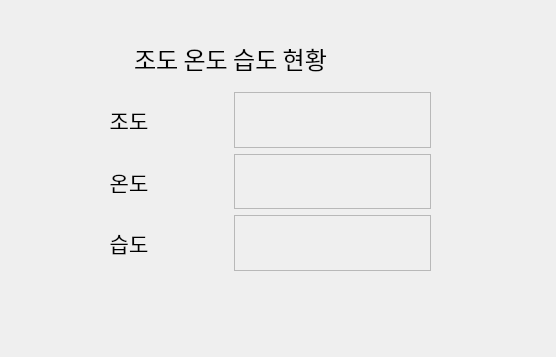
<?xml version="1.0" encoding="UTF-8"?>
<ui version="4.0">
 <class>Tab4SensorDisplay</class>
 <widget class="QWidget" name="Tab4SensorDisplay">
  <property name="geometry">
   <rect>
    <x>0</x>
    <y>0</y>
    <width>556</width>
    <height>357</height>
   </rect>
  </property>
  <property name="windowTitle">
   <string>Form</string>
  </property>
  <widget class="QWidget" name="verticalLayoutWidget">
   <property name="geometry">
    <rect>
     <x>30</x>
     <y>30</y>
     <width>401</width>
     <height>241</height>
    </rect>
   </property>
   <layout class="QVBoxLayout" name="verticalLayout">
    <item>
     <layout class="QVBoxLayout" name="verticalLayout_2">
      <item>
       <widget class="QLabel" name="label">
        <property name="font">
         <font>
          <family>Arial Rounded MT Bold</family>
          <pointsize>18</pointsize>
         </font>
        </property>
        <property name="text">
         <string>조도 온도 습도 현황</string>
        </property>
        <property name="alignment">
         <set>Qt::AlignCenter</set>
        </property>
       </widget>
      </item>
     </layout>
    </item>
    <item>
     <layout class="QHBoxLayout" name="horizontalLayout_3">
      <item>
       <widget class="QLabel" name="pPhoto">
        <property name="font">
         <font>
          <family>Arial Rounded MT Bold</family>
          <pointsize>16</pointsize>
         </font>
        </property>
        <property name="text">
         <string>조도</string>
        </property>
        <property name="alignment">
         <set>Qt::AlignCenter</set>
        </property>
       </widget>
      </item>
      <item>
       <widget class="QLabel" name="pPhotoValue">
        <property name="font">
         <font>
          <family>Arial Rounded MT Bold</family>
          <pointsize>16</pointsize>
         </font>
        </property>
        <property name="frameShape">
         <enum>QFrame::StyledPanel</enum>
        </property>
        <property name="text">
         <string/>
        </property>
        <property name="alignment">
         <set>Qt::AlignCenter</set>
        </property>
       </widget>
      </item>
     </layout>
    </item>
    <item>
     <layout class="QHBoxLayout" name="horizontalLayout">
      <item>
       <widget class="QLabel" name="pTemp">
        <property name="font">
         <font>
          <family>Arial Rounded MT Bold</family>
          <pointsize>16</pointsize>
         </font>
        </property>
        <property name="text">
         <string>온도</string>
        </property>
        <property name="alignment">
         <set>Qt::AlignCenter</set>
        </property>
       </widget>
      </item>
      <item>
       <widget class="QLabel" name="pTempValue">
        <property name="font">
         <font>
          <family>Arial Rounded MT Bold</family>
          <pointsize>16</pointsize>
         </font>
        </property>
        <property name="frameShape">
         <enum>QFrame::StyledPanel</enum>
        </property>
        <property name="text">
         <string/>
        </property>
        <property name="alignment">
         <set>Qt::AlignCenter</set>
        </property>
       </widget>
      </item>
     </layout>
    </item>
    <item>
     <layout class="QHBoxLayout" name="horizontalLayout_2">
      <item>
       <widget class="QLabel" name="pHumi">
        <property name="font">
         <font>
          <family>Arial Rounded MT Bold</family>
          <pointsize>16</pointsize>
         </font>
        </property>
        <property name="text">
         <string>습도</string>
        </property>
        <property name="alignment">
         <set>Qt::AlignCenter</set>
        </property>
       </widget>
      </item>
      <item>
       <widget class="QLabel" name="pHumiValue">
        <property name="font">
         <font>
          <family>Arial Rounded MT Bold</family>
          <pointsize>16</pointsize>
         </font>
        </property>
        <property name="frameShape">
         <enum>QFrame::StyledPanel</enum>
        </property>
        <property name="text">
         <string/>
        </property>
        <property name="alignment">
         <set>Qt::AlignCenter</set>
        </property>
       </widget>
      </item>
     </layout>
    </item>
   </layout>
  </widget>
 </widget>
 <resources/>
 <connections/>
</ui>
